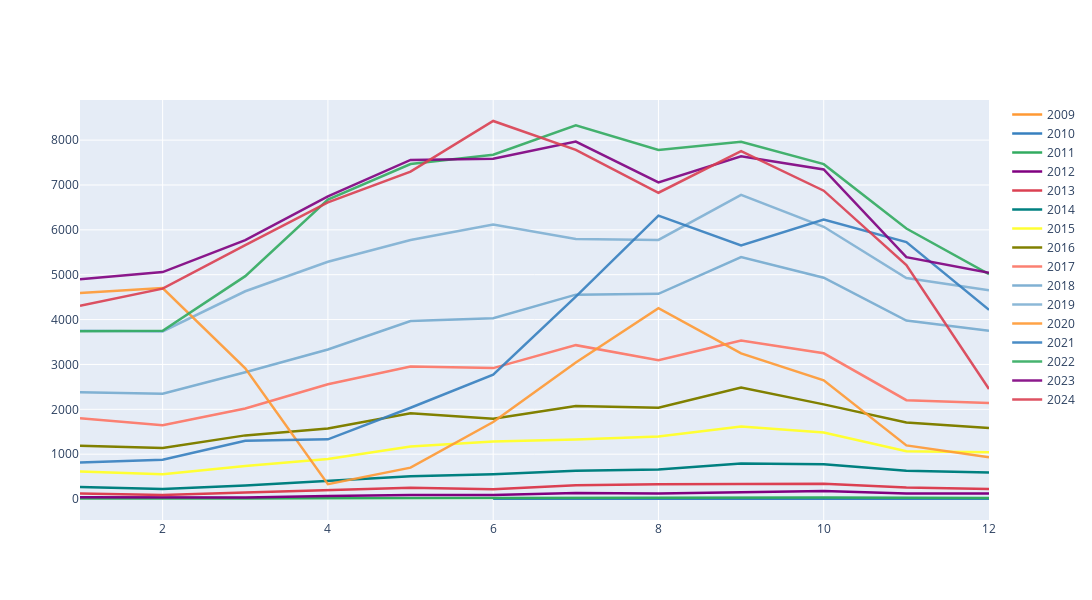

The notebook cell saved with this chart:
### Code cell
data_m_y.iplot(title = 'Reviews by Years and Months', xTitle = 'Month', yTitle = 'Reviews', width = 2.5, layout=dict(width = 1100, height = 600))

### Figure 1 — Plotly figure (JSON) as saved in the notebook; plotly's stock layout.template omitted (floating-point values rounded to 4 significant figures)
{"data": [{"line": {"color": "rgba(255, 153, 51, 1.0)", "dash": "solid", "shape": "linear", "width": 2.5}, "mode": "lines", "name": "2009", "text": "", "type": "scatter", "x": [1, 2, 3, 4, 5, 6, 7, 8, 9, 10, 11, 12], "y": ["", "", "", "", "", 1, "", "", "", "", "", ""]}, {"line": {"color": "rgba(55, 128, 191, 1.0)", "dash": "solid", "shape": "linear", "width": 2.5}, "mode": "lines", "name": "2010", "text": "", "type": "scatter", "x": [1, 2, 3, 4, 5, 6, 7, 8, 9, 10, 11, 12], "y": ["", 1, "", "", "", 4, 4, 5, 17, 11, 11, 9]}, {"line": {"color": "rgba(50, 171, 96, 1.0)", "dash": "solid", "shape": "linear", "width": 2.5}, "mode": "lines", "name": "2011", "text": "", "type": "scatter", "x": [1, 2, 3, 4, 5, 6, 7, 8, 9, 10, 11, 12], "y": [14, 8, 13, 16, 21, 23, 24, 20, 29, 34, 31, 26]}, {"line": {"color": "rgba(128, 0, 128, 1.0)", "dash": "solid", "shape": "linear", "width": 2.5}, "mode": "lines", "name": "2012", "text": "", "type": "scatter", "x": [1, 2, 3, 4, 5, 6, 7, 8, 9, 10, 11, 12], "y": [38, 30, 32, 67, 90, 88, 136, 125, 150, 178, 126, 124]}, {"line": {"color": "rgba(219, 64, 82, 1.0)", "dash": "solid", "shape": "linear", "width": 2.5}, "mode": "lines", "name": "2013", "text": "", "type": "scatter", "x": [1, 2, 3, 4, 5, 6, 7, 8, 9, 10, 11, 12], "y": [123, 88, 144, 196, 250, 219, 306, 330, 329, 341, 260, 225]}, {"line": {"color": "rgba(0, 128, 128, 1.0)", "dash": "solid", "shape": "linear", "width": 2.5}, "mode": "lines", "name": "2014", "text": "", "type": "scatter", "x": [1, 2, 3, 4, 5, 6, 7, 8, 9, 10, 11, 12], "y": [268, 223, 302, 412, 508, 553, 628, 661, 790, 777, 632, 589]}, {"line": {"color": "rgba(255, 255, 51, 1.0)", "dash": "solid", "shape": "linear", "width": 2.5}, "mode": "lines", "name": "2015", "text": "", "type": "scatter", "x": [1, 2, 3, 4, 5, 6, 7, 8, 9, 10, 11, 12], "y": [615, 552, 736, 895, 1171, 1284, 1327, 1395, 1618, 1483, 1067, 1042]}, {"line": {"color": "rgba(128, 128, 0, 1.0)", "dash": "solid", "shape": "linear", "width": 2.5}, "mode": "lines", "name": "2016", "text": "", "type": "scatter", "x": [1, 2, 3, 4, 5, 6, 7, 8, 9, 10, 11, 12], "y": [1189, 1140, 1419, 1572, 1914, 1790, 2073, 2035, 2484, 2110, 1708, 1586]}, {"line": {"color": "rgba(251, 128, 114, 1.0)", "dash": "solid", "shape": "linear", "width": 2.5}, "mode": "lines", "name": "2017", "text": "", "type": "scatter", "x": [1, 2, 3, 4, 5, 6, 7, 8, 9, 10, 11, 12], "y": [1799, 1643, 2019, 2560, 2952, 2918, 3430, 3093, 3535, 3248, 2204, 2143]}, {"line": {"color": "rgba(128, 177, 211, 1.0)", "dash": "solid", "shape": "linear", "width": 2.5}, "mode": "lines", "name": "2018", "text": "", "type": "scatter", "x": [1, 2, 3, 4, 5, 6, 7, 8, 9, 10, 11, 12], "y": [2379, 2349, 2827, 3333, 3969, 4030, 4556, 4575, 5394, 4934, 3979, 3750]}, {"line": {"color": "rgba(128, 177, 211, 0.8999999999999999)", "dash": "solid", "shape": "linear", "width": 2.5}, "mode": "lines", "name": "2019", "text": "", "type": "scatter", "x": [1, 2, 3, 4, 5, 6, 7, 8, 9, 10, 11, 12], "y": [3749, 3735, 4631, 5288, 5772, 6119, 5798, 5775, 6779, 6069, 4925, 4655]}, {"line": {"color": "rgba(255, 153, 51, 0.8999999999999999)", "dash": "solid", "shape": "linear", "width": 2.5}, "mode": "lines", "name": "2020", "text": "", "type": "scatter", "x": [1, 2, 3, 4, 5, 6, 7, 8, 9, 10, 11, 12], "y": [4595, 4703, 2912, 332, 700, 1717, 3045, 4256, 3245, 2645, 1195, 932]}, {"line": {"color": "rgba(55, 128, 191, 0.8999999999999999)", "dash": "solid", "shape": "linear", "width": 2.5}, "mode": "lines", "name": "2021", "text": "", "type": "scatter", "x": [1, 2, 3, 4, 5, 6, 7, 8, 9, 10, 11, 12], "y": [816, 877, 1299, 1331, 2034, 2774, 4513, 6318, 5655, 6232, 5726, 4216]}, {"line": {"color": "rgba(50, 171, 96, 0.8999999999999999)", "dash": "solid", "shape": "linear", "width": 2.5}, "mode": "lines", "name": "2022", "text": "", "type": "scatter", "x": [1, 2, 3, 4, 5, 6, 7, 8, 9, 10, 11, 12], "y": [3740, 3751, 4968, 6675, 7468, 7674, 8330, 7782, 7961, 7464, 6029, 5011]}, {"line": {"color": "rgba(128, 0, 128, 0.8999999999999999)", "dash": "solid", "shape": "linear", "width": 2.5}, "mode": "lines", "name": "2023", "text": "", "type": "scatter", "x": [1, 2, 3, 4, 5, 6, 7, 8, 9, 10, 11, 12], "y": [4901, 5058, 5770, 6747, 7559, 7584, 7967, 7056, 7640, 7345, 5391, 5043]}, {"line": {"color": "rgba(219, 64, 82, 0.8999999999999999)", "dash": "solid", "shape": "linear", "width": 2.5}, "mode": "lines", "name": "2024", "text": "", "type": "scatter", "x": [1, 2, 3, 4, 5, 6, 7, 8, 9, 10, 11, 12], "y": [4308, 4689, 5660, 6612, 7299, 8426, 7783, 6827, 7754, 6873, 5216, 2452]}], "layout": {"height": 600, "width": 1100, "xaxis": {"autorange": true, "range": [1, 12], "type": "linear"}, "yaxis": {"autorange": true, "range": [-467.1, 8894.0], "type": "linear"}}}
